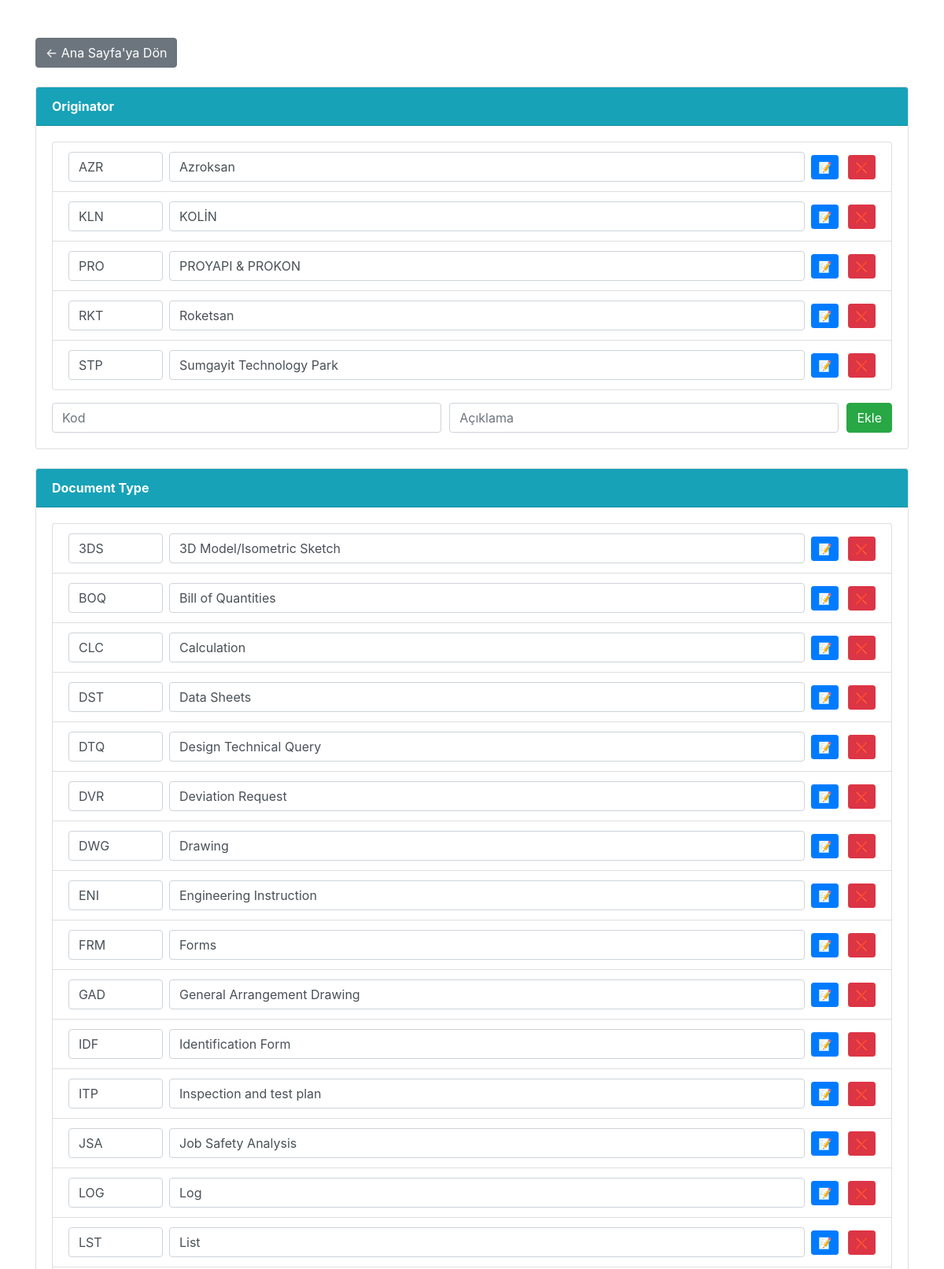
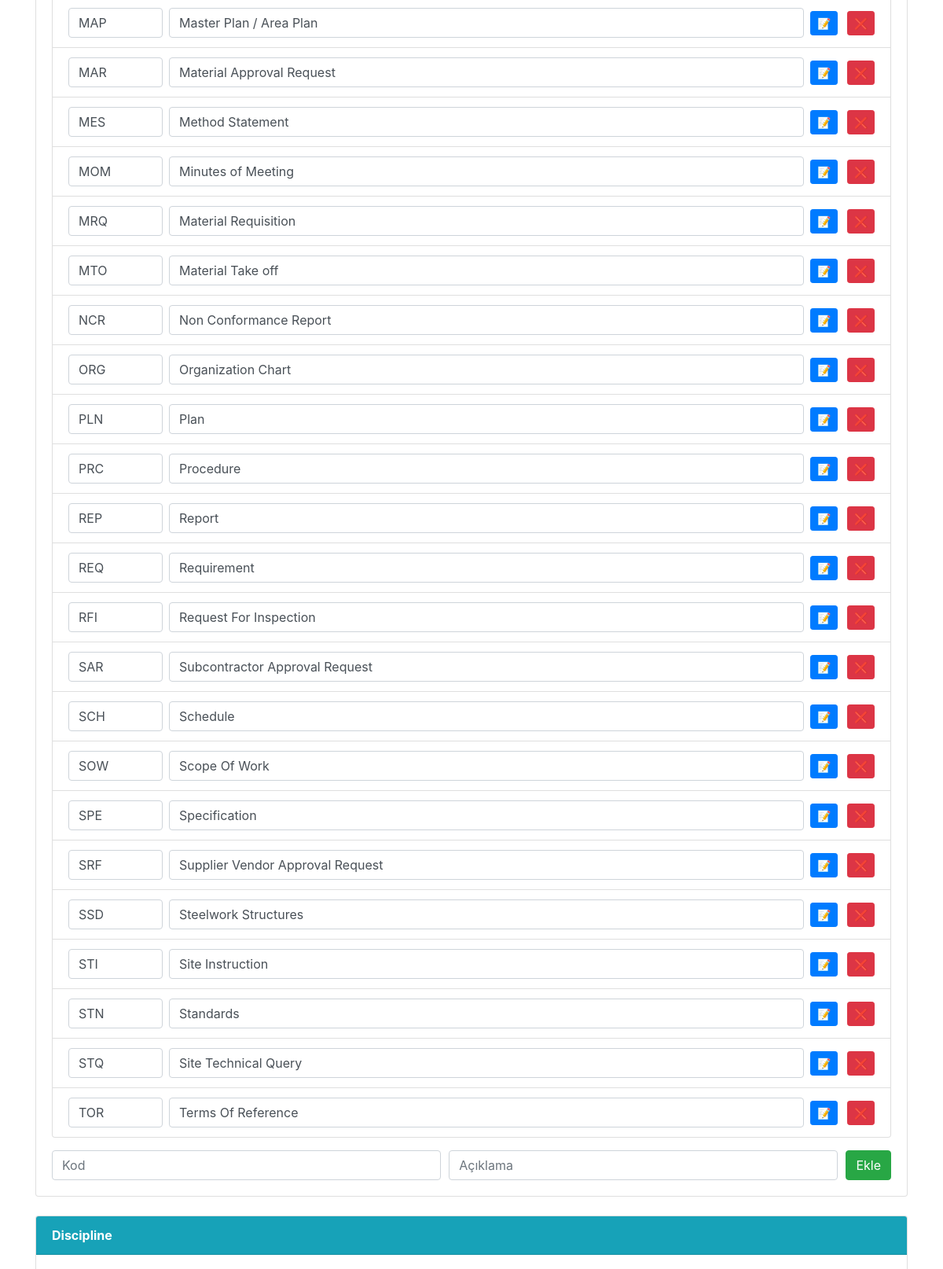
The app's page /admin/settings (signed in, upper part) with its own data (2 pictures, top to bottom).
### models.py (models this page shows)
class Originator(db.Model):
    id = db.Column(db.Integer, primary_key=True)
    code = db.Column(db.String(20), unique=True, nullable=False)
    description = db.Column(db.String(100), nullable=False)

class DocumentType(db.Model):
    id = db.Column(db.Integer, primary_key=True)
    code = db.Column(db.String(20), unique=True, nullable=False)       # Örnek: DT1
    description = db.Column(db.String(100), nullable=False)            # Örnek: Drawing Type 1

### views/admin_settings_routes.py (the view, shortened to what this page needs)
@settings_bp.route('/admin/settings', methods=['GET', 'POST'])
@login_required
def admin_settings():
    if current_user.role != 'admin':
        abort(403)
    all_data = {
        key: model.query.order_by(model.code).all()
        for key, model in MODELS.items()
    }
    return render_template('admin_settings.html', data=all_data)

### app.py (called while the page is built)
@login_manager.user_loader
def load_user(user_id):
    return db.session.get(User, int(user_id))

@app.before_request
def before_request():
    if not current_user.is_authenticated:
        if request.endpoint:
            if request.endpoint.startswith("static"):
                return  # static dosyalar için engel olma
            if request.endpoint in ['auth.login', 'auth.logout']:
                return  # giriş çıkış işlemleri için engel olma
        return redirect(url_for('auth.login', next=request.url))

### templates/admin_settings.html (shortened to what this page needs)
<!DOCTYPE html>
<html lang="tr">
<head>
  <link rel="stylesheet" href="https://stackpath.bootstrapcdn.com/bootstrap/4.5.2/css/bootstrap.min.css">
</head>
<body>
<div class="container mt-5">
  <div class="mb-4">
    <a href="{{ url_for('documents') }}" class="btn btn-secondary">← Ana Sayfa'ya Dön</a>
  </div>
  {% for model_key, items in data.items() %}
    <div class="card mb-4">
      <div class="card-header bg-info text-white">
        <strong>{{ model_key.replace('_', ' ').title() }}</strong>
      </div>
      <div class="card-body">
        <ul class="list-group mb-3">
          {% for item in items %}
            <li class="list-group-item">
              <form method="POST" action="{{ url_for('update_setting', model=model_key, item_id=item.id) }}" class="form-inline d-flex justify-content-between align-items-center">
                <div class="flex-fill d-flex">
                  <input type="text" name="code" value="{{ item.code }}" class="form-control mr-2" style="width: 120px;" required>
                  <input type="text" name="description" value="{{ item.description }}" class="form-control mr-2 flex-grow-1" required>
                </div>
                <div>
                  <button type="submit" class="btn btn-sm btn-primary mr-2">📝</button>
              </form>
              <form method="POST" action="{{ url_for('delete_setting', model=model_key, item_id=item.id) }}" style="display: inline;">
                <button type="submit" class="btn btn-sm btn-danger" onclick="return confirm('Silmek istediğine emin misin?')">❌</button>
              </form>
                </div>
            </li>
          {% else %}
            <li class="list-group-item text-muted">Henüz veri yok.</li>
          {% endfor %}
        <form method="POST">
          <div class="form-row">
            <div class="col">
              <input type="text" name="code" class="form-control" placeholder="Kod" required>
            </div>
            <div class="col">
              <input type="text" name="description" class="form-control" placeholder="Açıklama" required>
            </div>
            <div class="col-auto">
              <button class="btn btn-success" type="submit">Ekle</button>
            </div>
          </div>
        </form>
  {% endfor %}
</body>
</html>

### records on screen
Originator: code "AZR", description "Azroksan"
Originator: code "KLN", description "KOLİN"
Originator: code "PRO", description "PROYAPI & PROKON"
Originator: code "RKT", description "Roketsan"
Originator: code "STP", description "Sumgayit Technology Park"
DocumentType: code "3DS", description "3D Model/Isometric Sketch"
DocumentType: code "BOQ", description "Bill of Quantities"
DocumentType: code "CLC", description "Calculation"
DocumentType: code "DST", description "Data Sheets"
DocumentType: code "DTQ", description "Design Technical Query"
DocumentType: code "DVR", description "Deviation Request"
DocumentType: code "DWG", description "Drawing"
DocumentType: code "ENI", description "Engineering Instruction"
DocumentType: code "FRM", description "Forms"
DocumentType: code "GAD", description "General Arrangement Drawing"
DocumentType: code "IDF", description "Identification Form"
DocumentType: code "ITP", description "Inspection and test plan"
DocumentType: code "JSA", description "Job Safety Analysis"
DocumentType: code "LOG", description "Log"
DocumentType: code "LST", description "List"
DocumentType: code "MAP", description "Master Plan / Area Plan"
DocumentType: code "MAR", description "Material Approval Request"
DocumentType: code "MES", description "Method Statement"
DocumentType: code "MOM", description "Minutes of Meeting"
DocumentType: code "MRQ", description "Material Requisition"
DocumentType: code "MTO", description "Material Take off"
DocumentType: code "NCR", description "Non Conformance Report"
DocumentType: code "ORG", description "Organization Chart"
DocumentType: code "PLN", description "Plan"
DocumentType: code "PRC", description "Procedure"
DocumentType: code "REP", description "Report"
DocumentType: code "REQ", description "Requirement"
DocumentType: code "RFI", description "Request For Inspection"
DocumentType: code "SAR", description "Subcontractor Approval Request"
DocumentType: code "SCH", description "Schedule"
DocumentType: code "SOW", description "Scope Of Work"
DocumentType: code "SPE", description "Specification"
DocumentType: code "SRF", description "Supplier Vendor Approval Request"
DocumentType: code "SSD", description "Steelwork Structures"
DocumentType: code "STI", description "Site Instruction"
DocumentType: code "STN", description "Standards"
DocumentType: code "STQ", description "Site Technical Query"
DocumentType: code "TOR", description "Terms Of Reference"

### other values on screen
{{ model_key.replace('_', ' ').title() }} "Originator" "Document Type" "Discipline"
